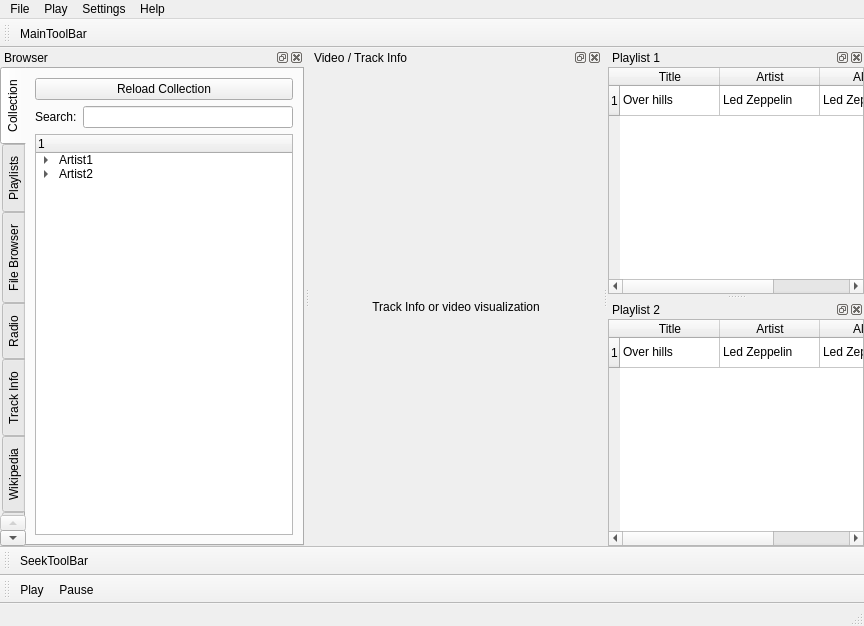
<ui version="4.0" >
 <class>MainWindow</class>
 <widget class="QMainWindow" name="MainWindow" >
  <property name="geometry" >
   <rect>
    <x>0</x>
    <y>0</y>
    <width>864</width>
    <height>626</height>
   </rect>
  </property>
  <property name="windowTitle" >
   <string>QuarkPlayerSketch</string>
  </property>
  <widget class="QWidget" name="centralwidget" >
   <property name="geometry" >
    <rect>
     <x>175</x>
     <y>43</y>
     <width>361</width>
     <height>516</height>
    </rect>
   </property>
   <layout class="QGridLayout" name="gridLayout" >
    <property name="margin" >
     <number>0</number>
    </property>
    <property name="spacing" >
     <number>0</number>
    </property>
    <item row="0" column="0" >
     <widget class="QDockWidget" name="dockWidget_5" >
      <property name="floating" >
       <bool>false</bool>
      </property>
      <property name="windowTitle" >
       <string>Video / Track Info</string>
      </property>
      <widget class="QWidget" name="dockWidgetContents_5" >
       <property name="geometry" >
        <rect>
         <x>0</x>
         <y>20</y>
         <width>361</width>
         <height>496</height>
        </rect>
       </property>
       <layout class="QGridLayout" name="gridLayout_5" >
        <property name="margin" >
         <number>0</number>
        </property>
        <property name="spacing" >
         <number>0</number>
        </property>
        <item row="0" column="0" >
         <widget class="QLabel" name="label_5" >
          <property name="minimumSize" >
           <size>
            <width>0</width>
            <height>100</height>
           </size>
          </property>
          <property name="text" >
           <string>Track Info or video visualization</string>
          </property>
          <property name="alignment" >
           <set>Qt::AlignCenter</set>
          </property>
         </widget>
        </item>
       </layout>
      </widget>
     </widget>
    </item>
   </layout>
  </widget>
  <widget class="QMenuBar" name="menubar" >
   <property name="geometry" >
    <rect>
     <x>0</x>
     <y>0</y>
     <width>864</width>
     <height>19</height>
    </rect>
   </property>
   <widget class="QMenu" name="menuFile" >
    <property name="title" >
     <string>File</string>
    </property>
   </widget>
   <widget class="QMenu" name="menuPlay" >
    <property name="title" >
     <string>Play</string>
    </property>
    <addaction name="actionMainToolBar" />
   </widget>
   <widget class="QMenu" name="menuSettings" >
    <property name="title" >
     <string>Settings</string>
    </property>
   </widget>
   <widget class="QMenu" name="menuHelp" >
    <property name="title" >
     <string>Help</string>
    </property>
   </widget>
   <addaction name="menuFile" />
   <addaction name="menuPlay" />
   <addaction name="menuSettings" />
   <addaction name="menuHelp" />
  </widget>
  <widget class="QStatusBar" name="statusbar" >
   <property name="geometry" >
    <rect>
     <x>0</x>
     <y>607</y>
     <width>864</width>
     <height>19</height>
    </rect>
   </property>
  </widget>
  <widget class="QToolBar" name="toolBar" >
   <property name="geometry" >
    <rect>
     <x>0</x>
     <y>583</y>
     <width>864</width>
     <height>24</height>
    </rect>
   </property>
   <property name="windowTitle" >
    <string>toolBar</string>
   </property>
   <attribute name="toolBarArea" >
    <enum>BottomToolBarArea</enum>
   </attribute>
   <attribute name="toolBarBreak" >
    <bool>false</bool>
   </attribute>
   <addaction name="actionPlay" />
   <addaction name="actionPause" />
  </widget>
  <widget class="QToolBar" name="toolBar_2" >
   <property name="geometry" >
    <rect>
     <x>0</x>
     <y>559</y>
     <width>864</width>
     <height>24</height>
    </rect>
   </property>
   <property name="windowTitle" >
    <string>toolBar_2</string>
   </property>
   <attribute name="toolBarArea" >
    <enum>BottomToolBarArea</enum>
   </attribute>
   <attribute name="toolBarBreak" >
    <bool>true</bool>
   </attribute>
   <addaction name="actionSeek" />
  </widget>
  <widget class="QToolBar" name="toolBar_3" >
   <property name="geometry" >
    <rect>
     <x>0</x>
     <y>19</y>
     <width>864</width>
     <height>24</height>
    </rect>
   </property>
   <property name="windowTitle" >
    <string>toolBar_3</string>
   </property>
   <attribute name="toolBarArea" >
    <enum>TopToolBarArea</enum>
   </attribute>
   <attribute name="toolBarBreak" >
    <bool>false</bool>
   </attribute>
   <addaction name="actionMainToolBar" />
  </widget>
  <widget class="QDockWidget" name="dockWidget" >
   <property name="geometry" >
    <rect>
     <x>0</x>
     <y>43</y>
     <width>169</width>
     <height>516</height>
    </rect>
   </property>
   <property name="windowTitle" >
    <string>Browser</string>
   </property>
   <attribute name="dockWidgetArea" >
    <number>1</number>
   </attribute>
   <widget class="QWidget" name="dockWidgetContents" >
    <property name="geometry" >
     <rect>
      <x>0</x>
      <y>20</y>
      <width>169</width>
      <height>496</height>
     </rect>
    </property>
    <layout class="QGridLayout" name="gridLayout_7" >
     <property name="margin" >
      <number>0</number>
     </property>
     <property name="spacing" >
      <number>0</number>
     </property>
     <item row="0" column="0" >
      <widget class="QTabWidget" name="tabWidget" >
       <property name="tabPosition" >
        <enum>QTabWidget::West</enum>
       </property>
       <property name="currentIndex" >
        <number>0</number>
       </property>
       <widget class="QWidget" name="tab" >
        <property name="geometry" >
         <rect>
          <x>0</x>
          <y>0</y>
          <width>145</width>
          <height>492</height>
         </rect>
        </property>
        <attribute name="title" >
         <string>Collection</string>
        </attribute>
        <layout class="QGridLayout" name="gridLayout_8" >
         <item row="0" column="0" colspan="2" >
          <widget class="QPushButton" name="pushButton" >
           <property name="text" >
            <string>Reload Collection</string>
           </property>
          </widget>
         </item>
         <item row="1" column="0" >
          <widget class="QLabel" name="label_6" >
           <property name="text" >
            <string>Search:</string>
           </property>
          </widget>
         </item>
         <item row="1" column="1" >
          <widget class="QLineEdit" name="lineEdit" />
         </item>
         <item row="2" column="0" colspan="2" >
          <widget class="QTreeWidget" name="treeWidget" >
           <column>
            <property name="text" >
             <string/>
            </property>
           </column>
           <item>
            <property name="text" >
             <string>Artist1</string>
            </property>
            <item>
             <property name="text" >
              <string>Album1</string>
             </property>
             <item>
              <property name="text" >
               <string>Track1</string>
              </property>
             </item>
             <item>
              <property name="text" >
               <string>Track2</string>
              </property>
             </item>
             <item>
              <property name="text" >
               <string>Track3</string>
              </property>
             </item>
            </item>
            <item>
             <property name="text" >
              <string>Album2</string>
             </property>
            </item>
           </item>
           <item>
            <property name="text" >
             <string>Artist2</string>
            </property>
            <item>
             <property name="text" >
              <string>Album1</string>
             </property>
            </item>
            <item>
             <property name="text" >
              <string>Album2</string>
             </property>
            </item>
           </item>
          </widget>
         </item>
        </layout>
       </widget>
       <widget class="QWidget" name="tab_7" >
        <property name="geometry" >
         <rect>
          <x>0</x>
          <y>0</y>
          <width>145</width>
          <height>492</height>
         </rect>
        </property>
        <attribute name="title" >
         <string>Playlists</string>
        </attribute>
       </widget>
       <widget class="QWidget" name="tab_8" >
        <property name="geometry" >
         <rect>
          <x>0</x>
          <y>0</y>
          <width>145</width>
          <height>492</height>
         </rect>
        </property>
        <attribute name="title" >
         <string>File Browser</string>
        </attribute>
       </widget>
       <widget class="QWidget" name="tab_9" >
        <property name="geometry" >
         <rect>
          <x>0</x>
          <y>0</y>
          <width>145</width>
          <height>492</height>
         </rect>
        </property>
        <attribute name="title" >
         <string>Radio</string>
        </attribute>
       </widget>
       <widget class="QWidget" name="tab_2" >
        <property name="geometry" >
         <rect>
          <x>0</x>
          <y>0</y>
          <width>145</width>
          <height>492</height>
         </rect>
        </property>
        <attribute name="title" >
         <string>Track Info</string>
        </attribute>
        <layout class="QGridLayout" name="gridLayout_4" >
         <item row="0" column="0" >
          <layout class="QGridLayout" name="gridLayout_3" >
           <item row="0" column="0" >
            <widget class="QLabel" name="label" >
             <property name="text" >
              <string>Album Cover</string>
             </property>
            </widget>
           </item>
           <item row="0" column="1" >
            <layout class="QGridLayout" name="gridLayout_2" >
             <item row="0" column="0" >
              <widget class="QLabel" name="label_2" >
               <property name="text" >
                <string>Track name</string>
               </property>
              </widget>
             </item>
             <item row="1" column="0" >
              <widget class="QLabel" name="label_3" >
               <property name="text" >
                <string>Artist</string>
               </property>
              </widget>
             </item>
             <item row="2" column="0" >
              <widget class="QLabel" name="label_4" >
               <property name="text" >
                <string>Album</string>
               </property>
              </widget>
             </item>
            </layout>
           </item>
          </layout>
         </item>
         <item row="1" column="0" >
          <widget class="QTextEdit" name="textEdit" >
           <property name="html" >
            <string>&lt;!DOCTYPE HTML PUBLIC "-//W3C//DTD HTML 4.0//EN" "http://www.w3.org/TR/REC-html40/strict.dtd">
&lt;html>&lt;head>&lt;meta name="qrichtext" content="1" />&lt;style type="text/css">
p, li { white-space: pre-wrap; }
&lt;/style>&lt;/head>&lt;body style=" font-family:'MS Shell Dlg 2'; font-size:8.25pt; font-weight:400; font-style:normal;">
&lt;p style=" margin-top:0px; margin-bottom:0px; margin-left:0px; margin-right:0px; -qt-block-indent:0; text-indent:0px; font-size:8pt;">Lyrics&lt;/p>&lt;/body>&lt;/html></string>
           </property>
          </widget>
         </item>
        </layout>
       </widget>
       <widget class="QWidget" name="tab_5" >
        <property name="geometry" >
         <rect>
          <x>0</x>
          <y>0</y>
          <width>145</width>
          <height>492</height>
         </rect>
        </property>
        <attribute name="title" >
         <string>Wikipedia</string>
        </attribute>
       </widget>
       <widget class="QWidget" name="tab_6" >
        <property name="geometry" >
         <rect>
          <x>0</x>
          <y>0</y>
          <width>145</width>
          <height>492</height>
         </rect>
        </property>
        <attribute name="title" >
         <string>MusicBrainz</string>
        </attribute>
       </widget>
      </widget>
     </item>
    </layout>
   </widget>
  </widget>
  <widget class="QDockWidget" name="dockWidget_3" >
   <property name="geometry" >
    <rect>
     <x>542</x>
     <y>43</y>
     <width>322</width>
     <height>371</height>
    </rect>
   </property>
   <property name="windowTitle" >
    <string>Playlist 1</string>
   </property>
   <attribute name="dockWidgetArea" >
    <number>2</number>
   </attribute>
   <widget class="QWidget" name="dockWidgetContents_3" >
    <property name="geometry" >
     <rect>
      <x>0</x>
      <y>20</y>
      <width>322</width>
      <height>351</height>
     </rect>
    </property>
    <layout class="QGridLayout" name="gridLayout_9" >
     <property name="margin" >
      <number>0</number>
     </property>
     <property name="spacing" >
      <number>0</number>
     </property>
     <item row="0" column="0" >
      <widget class="QTableWidget" name="tableWidget_2" >
       <row/>
       <column>
        <property name="text" >
         <string>Title</string>
        </property>
       </column>
       <column>
        <property name="text" >
         <string>Artist</string>
        </property>
       </column>
       <column>
        <property name="text" >
         <string>Album</string>
        </property>
       </column>
       <item row="0" column="0" >
        <property name="text" >
         <string>Over hills</string>
        </property>
       </item>
       <item row="0" column="1" >
        <property name="text" >
         <string>Led Zeppelin</string>
        </property>
       </item>
       <item row="0" column="2" >
        <property name="text" >
         <string>Led Zeppelin I</string>
        </property>
       </item>
      </widget>
     </item>
    </layout>
   </widget>
  </widget>
  <widget class="QDockWidget" name="dockWidget_4" >
   <property name="geometry" >
    <rect>
     <x>542</x>
     <y>420</y>
     <width>322</width>
     <height>139</height>
    </rect>
   </property>
   <property name="windowTitle" >
    <string>Playlist 2</string>
   </property>
   <attribute name="dockWidgetArea" >
    <number>2</number>
   </attribute>
   <widget class="QWidget" name="dockWidgetContents_4" >
    <property name="geometry" >
     <rect>
      <x>0</x>
      <y>20</y>
      <width>322</width>
      <height>119</height>
     </rect>
    </property>
    <layout class="QGridLayout" name="gridLayout_6" >
     <property name="horizontalSpacing" >
      <number>0</number>
     </property>
     <property name="margin" >
      <number>0</number>
     </property>
     <item row="0" column="0" >
      <widget class="QTableWidget" name="tableWidget_3" >
       <row/>
       <column>
        <property name="text" >
         <string>Title</string>
        </property>
       </column>
       <column>
        <property name="text" >
         <string>Artist</string>
        </property>
       </column>
       <column>
        <property name="text" >
         <string>Album</string>
        </property>
       </column>
       <item row="0" column="0" >
        <property name="text" >
         <string>Over hills</string>
        </property>
       </item>
       <item row="0" column="1" >
        <property name="text" >
         <string>Led Zeppelin</string>
        </property>
       </item>
       <item row="0" column="2" >
        <property name="text" >
         <string>Led Zeppelin I</string>
        </property>
       </item>
      </widget>
     </item>
    </layout>
   </widget>
  </widget>
  <action name="actionPlay" >
   <property name="text" >
    <string>Play</string>
   </property>
  </action>
  <action name="actionPause" >
   <property name="text" >
    <string>Pause</string>
   </property>
  </action>
  <action name="actionSeek" >
   <property name="text" >
    <string>SeekToolBar</string>
   </property>
  </action>
  <action name="actionMainToolBar" >
   <property name="text" >
    <string>MainToolBar</string>
   </property>
  </action>
 </widget>
 <resources/>
 <connections/>
</ui>
